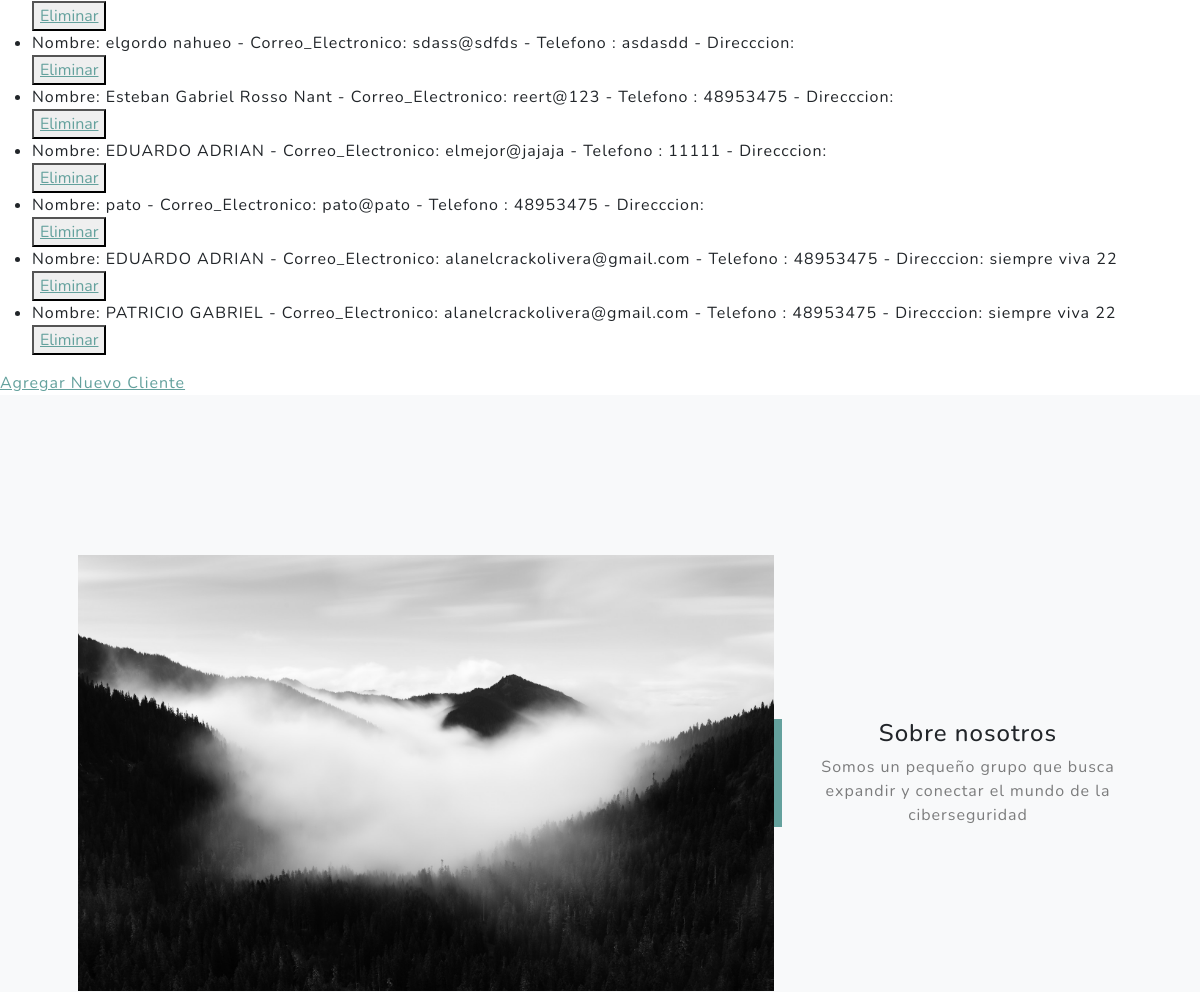
/AppCiberseguridad/leerclientes/ (middle part), run on an earlier commit of the app's database.
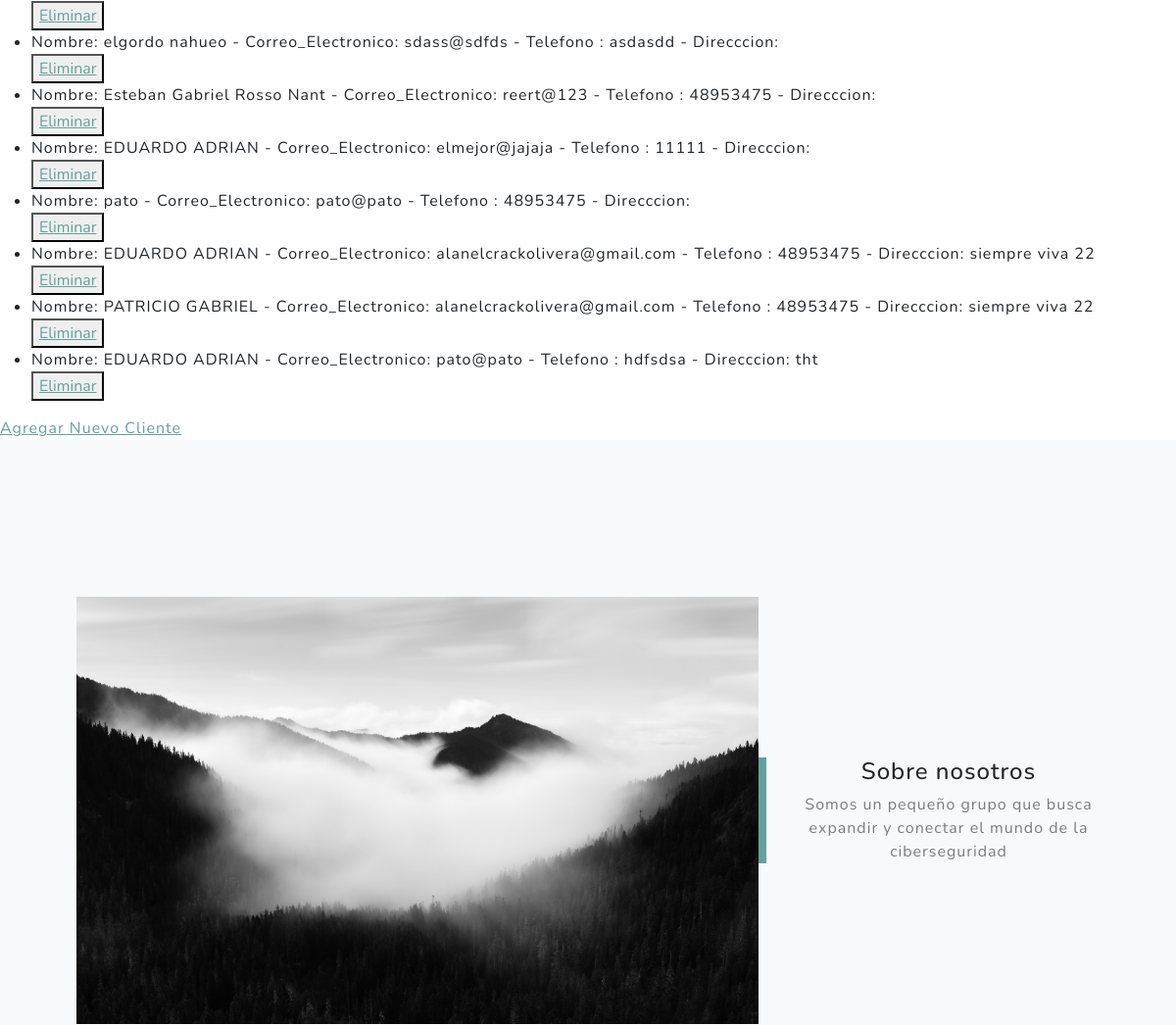
And on a later commit of the database.
### AppCiberseguridad/models.py (models this page shows)
class Cliente(models.Model):
    nombre = models.CharField(max_length=100)
    correo_electronico = models.EmailField()
    telefono = models.CharField(max_length=15)
    direccion = models.TextField(max_length=15)
    def __str__(self):
        return f"Nombre: {self.nombre} - Correo_Electronico: {self.correo_electronico} - Telefono : {self.telefono} - Direcccion: {self.direccion}"

### AppCiberseguridad/views.py (the view)
# urls.py: path('leerclientes/', views.leerCliente, name='leerClientes'),
def leerCliente(req):
    clientes=ClienteModel.objects.all()
    contexto= {"clientes":clientes}
    return render (req, "AppCiberseguridad/leerCLientes.html",contexto)

### AppCiberseguridad/templates/appciberseguridad/leerClientes.html (shortened to what this page needs)
<!DOCTYPE html>
<html lang="en">
<head>
</head>
<body>
    {% extends "appciberseguridad/padre.html" %}
    {% load static %}
    {% block contenidoQueCambia %}
    <ul>
        {% for c in clientes %}
        <li>{{ c }}</li>
        <button>
            <a href="{% url 'EliminarCliente' c.nombre %}"> Eliminar </a>
        </button>
        {% endfor %}
    </ul>
    <a href="{% url 'AppForm' %}">Agregar Nuevo Cliente</a>
    {% endblock %}

What changed in the data, as far as the page shows it:
added Cliente: nombre+correo_electronico+telefono "Nombre: EDUARDO ADRIAN - Correo_Electronico: pato@pato - Telefono : hdfsdsa - Direcccion: tht"
